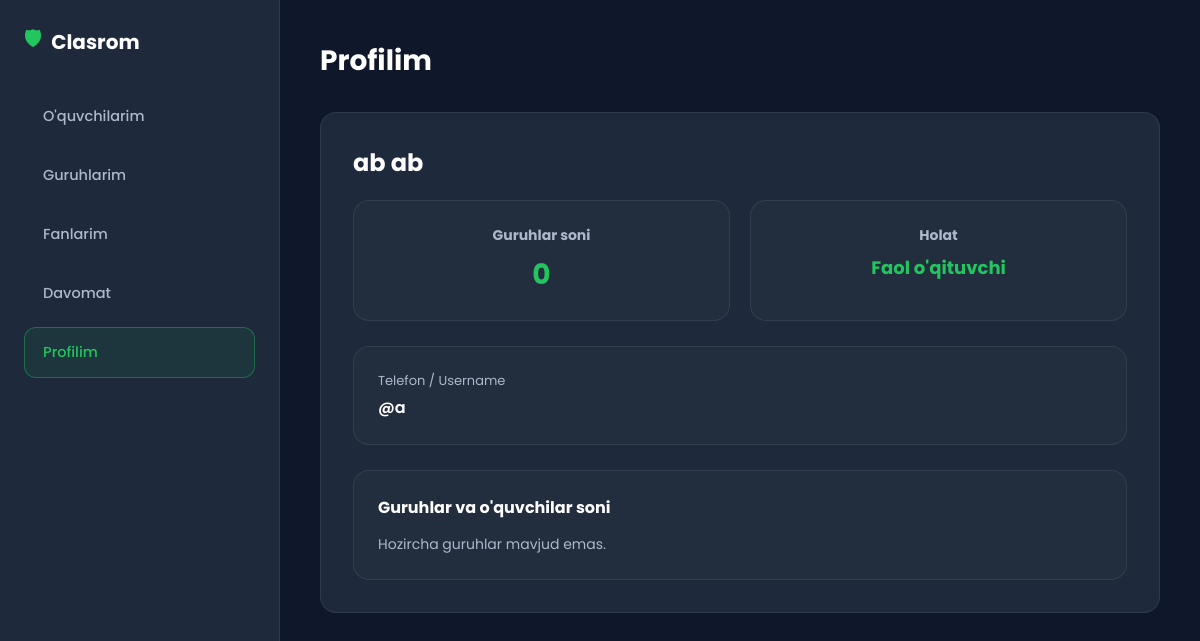
/teacher/teacher_profile/ (signed in), run on an earlier commit of the app's database.
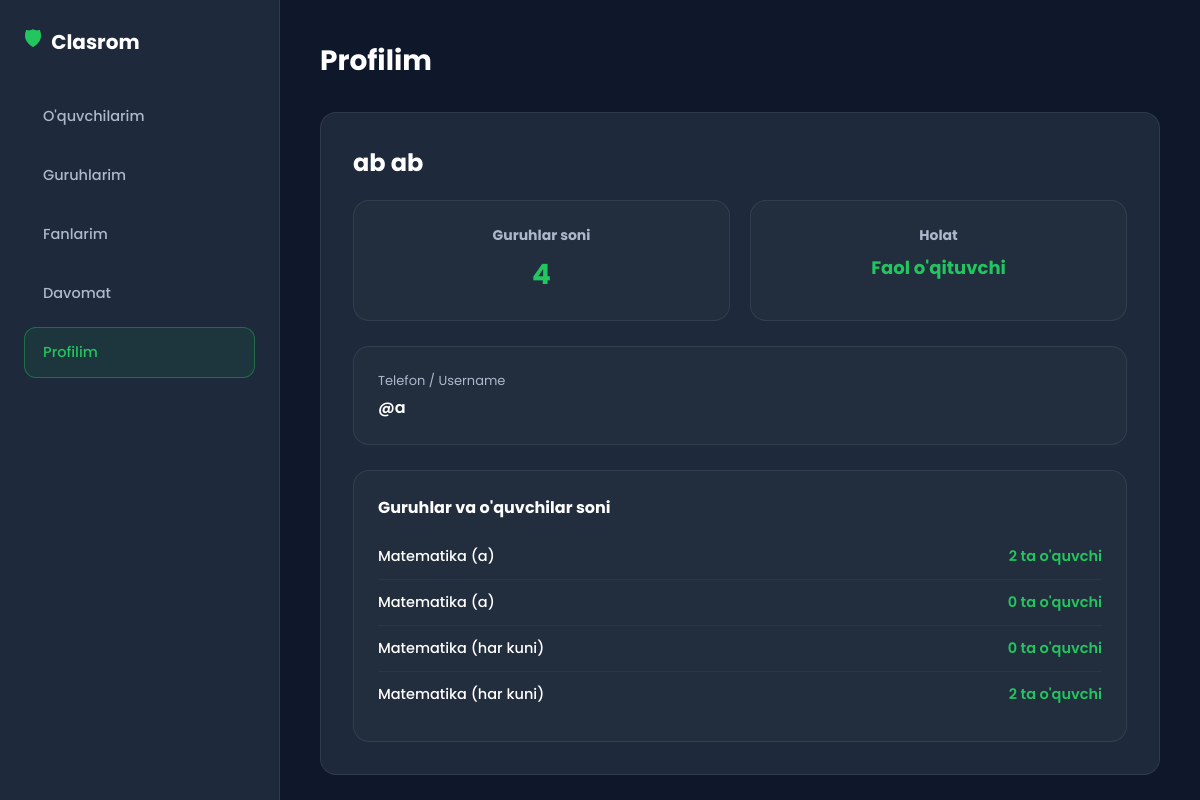
And on a later commit of the database.
### groups/models.py (models this page shows)
class Groups(models.Model):
    name = models.CharField(max_length=55)
    teacher = models.ForeignKey(User, on_delete=models.CASCADE, related_name='teacher_groups')
    subject = models.ForeignKey(Subject,on_delete=models.CASCADE)
    created_at = models.DateField(auto_now_add=True)
    start_time = models.TimeField()
    end_time = models.TimeField()
    days = models.CharField(max_length=55)

class Subject(models.Model):
    name = models.CharField(max_length=55)
    created_at = models.DateField(auto_now=True)

### teacher/views.py (the view)
# urls.py: path('teacher_profile/', TeacherProfile.as_view(), name='profile'),
class TeacherProfile(View):
    def get(self, request):
        groups = Groups.objects.filter(teacher=request.user)
        context = {
            'teacher': request.user,
            'groups': groups,
        }
        return render(request, 'teacher/profile.html', context)

### templates/teacher/profile.html (shortened to what this page needs)
{% load static %}
<!DOCTYPE html>
<html lang="uz">
<head>
<link rel="stylesheet" href="{% static 'teacher/teacher.css' %}">
</head>
<body>
  <div class="teacher-layout">
    <aside class="teacher-sidebar">
      <div class="sidebar-logo"><span>🛡</span> Clasrom</div>
      <nav style="display: flex; flex-direction: column; gap: 8px;">
        <a href="{% url 'teacher:student_list' %}" class="nav-link">O'quvchilarim</a>
        <a href="{% url 'teacher:teacher_page' %}" class="nav-link">Guruhlarim</a>
        <a href="#" class="nav-link">Fanlarim</a>
        <a href="{% url 'teacher:mark_attendance' %}" class="nav-link">Davomat</a>
        <a href="{% url 'teacher:profile' %}" class="nav-link active">Profilim</a>
      </nav>
    </aside>
    <main class="teacher-main">
      <h1 class="page-title">Profilim</h1>
      <div class="content-card">
        <h2 style="font-size: 24px; margin-bottom: 20px; color: #fff;">{{ teacher.first_name }} {{ teacher.last_name }}</h2>
        <div class="profile-stats">
          <div class="stat-box">
            <h3>Guruhlar soni</h3>
            <div class="stat-value">{{ groups|length }}</div>
          </div>
          <div class="stat-box">
            <h3>Holat</h3>
            <div class="stat-value" style="font-size: 18px; color: var(--green); margin-top: 6px;">Faol o'qituvchi</div>
          </div>
        </div>
        <div class="profile-info-group">
          <div class="info-item">
            <span class="info-label">Telefon / Username</span>
            <span class="info-value">@{{ teacher.username }}</span>
          </div>
        </div>
        <div class="groups-breakdown">
          <h3 style="font-size: 16px; margin-bottom: 14px; color: #fff;">Guruhlar va o'quvchilar soni</h3>
          <div>
            {% for group in groups %}
              <div class="group-row">
                <span style="color: #fff; font-weight: 500;">{{ group.subject.name }} ({{ group.days }})</span>
                <span style="color: var(--green); font-weight: 600;">{{ group.student_count.count }} ta o'quvchi</span>
              </div>
            {% empty %}
              <p style="color: var(--muted-light); font-size: 14px;">Hozircha guruhlar mavjud emas.</p>
            {% endfor %}
          </div>
        </div>
      </div>
    </main>
  </div>
</body>
</html>

What changed in the data, as far as the page shows it:
added Groups: subject.name "Matematika", days "a", student_count.count "2"
added Groups: subject.name "Matematika", days "a", student_count.count "0"
added Groups: subject.name "Matematika", days "har kuni", student_count.count "0"
added Groups: subject.name "Matematika", days "har kuni", student_count.count "2"
Also different on the page:
{{ groups|length }}: "0" → "4"
text no longer shown: "Hozircha guruhlar mavjud emas."
